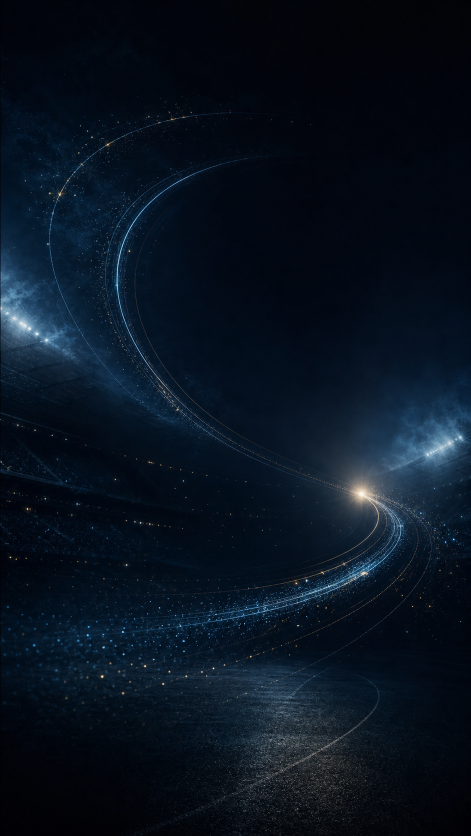
#> input picture ig/cap5-messi/assets/messi_orbital_background_v1.png, 941 x 1672 px (shown at 1/2 size)
$ python compose_messi_infografia.py
#> lines starting #> are read from the running program, lines starting #| are printed output that depends on the picture
"""Compone Cap. 5 — Messi: LA ÚLTIMA FUNCIÓN.

Base visual generada + protagonista real recortado + gráficos/valores precisos.
La salida V1 queda en work; no se promueve a final hasta aprobación editorial.
"""

from pathlib import Path
import math
import random

from PIL import Image, ImageChops, ImageDraw, ImageEnhance, ImageFilter, ImageFont, ImageOps


ROOT = Path(__file__).resolve().parents[1]
ASSETS = ROOT / "ig" / "cap5-messi" / "assets"
CHARTS = ROOT / "outputs" / "divulgacion" / "messi"
WORK = ROOT / "ig" / "cap5-messi" / "work"
WORK.mkdir(parents=True, exist_ok=True)

W, H = 1080, 1920
BG = "#050D19"
CYAN = "#75AADB"
ELECTRIC = "#82DDFF"
WHITE = "#F4F8FB"
MUTED = "#7890A6"
TURQUOISE = "#25DFC4"
CORAL = "#F04B5F"
GOLD = "#E8C56A"

FONT_DIR = ROOT / "ig" / "assets" / "fonts"
REG = FONT_DIR / "Barlow-Regular.ttf"
SEMI = FONT_DIR / "Barlow-SemiBold.ttf"
COND = FONT_DIR / "BarlowCondensed-Bold.ttf"


def font(path, size):
    return ImageFont.truetype(str(path), size)


def rgba(hex_color, alpha=255):
    value = hex_color.lstrip("#")
    return tuple(int(value[i : i + 2], 16) for i in (0, 2, 4)) + (alpha,)


def set_opacity(image, opacity):
    image = image.convert("RGBA")
    alpha = image.getchannel("A").point(lambda a: int(a * opacity))
    image.putalpha(alpha)
    return image


def contain(path, box, opacity=1.0):
    image = Image.open(path).convert("RGBA")
    max_w, max_h = box
    ratio = min(max_w / image.width, max_h / image.height)
    image = image.resize(
        (max(1, int(image.width * ratio)), max(1, int(image.height * ratio))),
        Image.Resampling.LANCZOS,
    )
    return set_opacity(image, opacity)


def paste_center(canvas, image, box):
    x0, y0, x1, y1 = box
    x = x0 + (x1 - x0 - image.width) // 2
    y = y0 + (y1 - y0 - image.height) // 2
    canvas.alpha_composite(image, (x, y))


def glow_text(canvas, xy, text, fnt, fill, anchor="la", glow=10, glow_alpha=110):
    layer = Image.new("RGBA", canvas.size, (0, 0, 0, 0))
    mask = Image.new("L", canvas.size, 0)
    md = ImageDraw.Draw(mask)
    md.text(xy, text, font=fnt, fill=glow_alpha, anchor=anchor)
    blur = mask.filter(ImageFilter.GaussianBlur(glow))
    aura = Image.new("RGBA", canvas.size, rgba(fill, 0))
    aura.putalpha(blur)
    canvas.alpha_composite(aura)
    draw = ImageDraw.Draw(layer)
    draw.text(xy, text, font=fnt, fill=rgba(fill), anchor=anchor)
    canvas.alpha_composite(layer)


def draw_orbital_kpis(canvas):
    """KPIs asimétricos: reloj, récord, núcleo xT y constelación 12/18."""
    layer = Image.new("RGBA", canvas.size, (0, 0, 0, 0))
    d = ImageDraw.Draw(layer)
    rng = random.Random(10)

    # 21 goles: arco de 21 cuerpos dorados, elevado y secundario al título.
    cx, cy, rx, ry = 882, 398, 104, 75
    d.arc((cx - rx, cy - ry, cx + rx, cy + ry), 198, 520, fill=rgba(GOLD, 105), width=2)
    for i in range(21):
        a = math.radians(198 + i * (322 / 20))
        x = cx + rx * math.cos(a)
        y = cy + ry * math.sin(a)
        r = 2 if i < 13 else 3
        d.ellipse((x - r, y - r, x + r, y + r), fill=rgba(GOLD, 120 + i * 5))
    d.text((cx, cy - 7), "21", font=font(COND, 72), anchor="mm", fill=rgba(GOLD))
    d.text((cx, cy + 43), "GOLES", font=font(SEMI, 15), anchor="mm", fill=rgba(WHITE, 220))

    # 39 años: un reloj incompleto pequeño, cerca del héroe pero sin competir.
    cx, cy, r = 920, 735, 58
    d.arc((cx - r, cy - r, cx + r, cy + r), 35, 300, fill=rgba(CYAN, 190), width=3)
    for i in range(12):
        a = math.radians(35 + i * 265 / 11)
        x = cx + r * math.cos(a)
        y = cy + r * math.sin(a)
        d.ellipse((x - 2, y - 2, x + 2, y + 2), fill=rgba(ELECTRIC, 155))
    d.text((cx, cy - 4), "39", font=font(COND, 47), anchor="mm", fill=rgba(CYAN))
    d.text((cx, cy + 29), "AÑOS", font=font(SEMI, 12), anchor="mm", fill=rgba(WHITE, 210))

    # 5.40 xT: el núcleo estadístico principal, con energía y partículas.
    cx, cy = 185, 895
    for radius, alpha, width in [(105, 65, 2), (82, 85, 2), (58, 115, 3)]:
        d.arc(
            (cx - radius, cy - radius, cx + radius, cy + radius),
            210,
            510,
            fill=rgba(TURQUOISE, alpha),
            width=width,
        )
    for _ in range(42):
        a = rng.random() * math.tau
        rr = rng.uniform(58, 118)
        x, y = cx + math.cos(a) * rr, cy + math.sin(a) * rr
        rad = rng.choice([1, 1, 2, 3])
        d.ellipse((x - rad, y - rad, x + rad, y + rad), fill=rgba(TURQUOISE, rng.randint(65, 190)))
    d.text((cx, cy - 8), "5.40", font=font(COND, 84), anchor="mm", fill=rgba(TURQUOISE))
    d.text((cx, cy + 49), "xT", font=font(SEMI, 18), anchor="mm", fill=rgba(WHITE, 235))

    # 12/18: dieciocho puntos exactos, doce encendidos.
    cx, cy, rx, ry = 240, 1535, 145, 88
    d.arc((cx - rx, cy - ry, cx + rx, cy + ry), 175, 505, fill=rgba(CYAN, 70), width=2)
    for i in range(18):
        a = math.radians(175 + i * (330 / 17))
        x = cx + rx * math.cos(a)
        y = cy + ry * math.sin(a)
        active = i < 12
        rad = 5 if active else 3
        color = GOLD if active and i % 4 == 0 else (CYAN if active else MUTED)
        alpha = 235 if active else 90
        d.ellipse((x - rad, y - rad, x + rad, y + rad), fill=rgba(color, alpha))
    d.text((cx, cy - 2), "12/18", font=font(COND, 65), anchor="mm", fill=rgba(WHITE))
    d.text((cx, cy + 48), "GOLES CON SU SELLO", font=font(SEMI, 14), anchor="mm", fill=rgba(CYAN, 230))

    canvas.alpha_composite(layer)


def add_shot_kpi(canvas):
    layer = Image.new("RGBA", canvas.size, (0, 0, 0, 0))
    d = ImageDraw.Draw(layer)
    d.text((958, 1047), "8", font=font(COND, 83), anchor="mm", fill=rgba(GOLD))
    d.text((958, 1098), "GOLES", font=font(SEMI, 14), anchor="mm", fill=rgba(WHITE, 220))
    # Dos pequeñas incisiones coral refuerzan la lectura de los penales sin copy.
    for x in (937, 978):
        d.line((x - 7, 1122 - 7, x + 7, 1122 + 7), fill=rgba(CORAL, 220), width=3)
        d.line((x - 7, 1122 + 7, x + 7, 1122 - 7), fill=rgba(CORAL, 220), width=3)
    canvas.alpha_composite(layer)


def add_subject(canvas):
    source = Image.open(ASSETS / "messi_cutout_v1.png").convert("RGBA")
    bbox = source.getchannel("A").getbbox()
    subject = source.crop(bbox)
    target_h = 1005
    subject = subject.resize(
        (int(subject.width * target_h / subject.height), target_h),
        Image.Resampling.LANCZOS,
    )
    subject = ImageEnhance.Color(subject).enhance(0.92)
    subject = ImageEnhance.Contrast(subject).enhance(1.08)
    subject = ImageEnhance.Brightness(subject).enhance(0.91)
    x, y = 190, 252

    # Sombra profunda para separarlo de los mapas.
    alpha = subject.getchannel("A")
    shadow_alpha = alpha.filter(ImageFilter.GaussianBlur(22)).point(lambda a: int(a * 0.72))
    shadow = Image.new("RGBA", subject.size, (0, 0, 0, 0))
    shadow.putalpha(shadow_alpha)
    canvas.alpha_composite(shadow, (x + 15, y + 18))

    # Rim celeste muy contenido que casa el recorte diurno con la escena nocturna.
    rim_alpha = alpha.filter(ImageFilter.MaxFilter(11)).filter(ImageFilter.GaussianBlur(8))
    rim_alpha = ImageChops.subtract(rim_alpha, alpha).point(lambda a: int(a * 0.62))
    rim = Image.new("RGBA", subject.size, rgba(ELECTRIC, 0))
    rim.putalpha(rim_alpha)
    canvas.alpha_composite(rim, (x, y))
    canvas.alpha_composite(subject, (x, y))


def add_title(canvas):
    layer = Image.new("RGBA", canvas.size, (0, 0, 0, 0))
    d = ImageDraw.Draw(layer)
    d.text((62, 54), "MESSI · 39 AÑOS", font=font(SEMI, 18), fill=rgba(CYAN, 230))
    d.text((60, 82), "LA ÚLTIMA", font=font(COND, 58), fill=rgba(WHITE))
    canvas.alpha_composite(layer)
    glow_text(canvas, (58, 126), "FUNCIÓN", font(COND, 112), CYAN, glow=13, glow_alpha=95)
    d = ImageDraw.Draw(canvas)
    d.line((62, 247, 475, 247), fill=rgba(ELECTRIC, 115), width=2)


def add_vignette(canvas):
    # Oscurece bordes y parte inferior sin borrar la textura generada.
    mask = Image.new("L", (W, H), 0)
    px = mask.load()
    cx, cy = W * 0.56, H * 0.48
    maxd = math.hypot(max(cx, W - cx), max(cy, H - cy))
    for yy in range(H):
        for xx in range(W):
            d = math.hypot(xx - cx, yy - cy) / maxd
            edge = max(0.0, min(1.0, (d - 0.50) / 0.50))
            bottom = max(0.0, (yy / H - 0.82) / 0.18)
            px[xx, yy] = int(110 * edge * edge + 45 * bottom)
    black = Image.new("RGBA", (W, H), (0, 0, 0, 0))
    black.putalpha(mask.filter(ImageFilter.GaussianBlur(35)))
    canvas.alpha_composite(black)


def compose():
    background = Image.open(ASSETS / "messi_orbital_background_v1.png").convert("RGB")
#> background is the input picture: PIL image 941x1672 RGB; mean R, G, B 8.5, 19.3, 32.1
    background = ImageOps.fit(background, (W, H), method=Image.Resampling.LANCZOS)
#> background: PIL image 1080x1920 RGB
    canvas = background.convert("RGBA")
    add_vignette(canvas)
#> in add_vignette, `mask = Image.new("L", (W, H), 0)`: mask: PIL image 1080x1920 L; every value is 0
#> in add_vignette, `black = Image.new("RGBA", (W, H), (0, 0, 0, 0))`: black: PIL image 1080x1920 RGBA; every value is 0

    # Los mapas son paisaje: aparecen antes del protagonista para que el cuerpo
    # los tape parcialmente, como ocurría con los gráficos sobre el equipo español.
    territory = contain(CHARTS / "clean_territorio_xt.png", (710, 470), opacity=0.70)
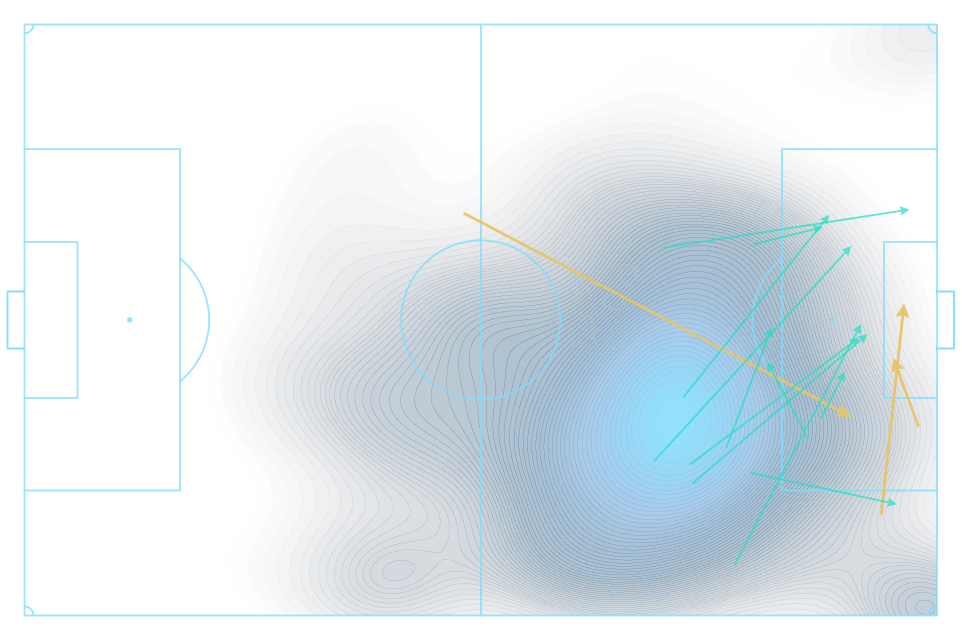
#> input picture outputs/divulgacion/messi/clean_territorio_xt.png, 1923 x 1280 px (shown at 1/2 size)
#> in contain, image is the input picture: PIL image 1923x1280 RGBA; mean R, G, B, A 124.8, 146.3, 162, 40.3
    territory = ImageOps.mirror(territory)
    paste_center(canvas, territory, (0, 300, 715, 775))

    shots = contain(CHARTS / "clean_mapa_tiros.png", (395, 570), opacity=0.74)
#> call 2 of contain, with box = (395, 570), opacity = 0.74
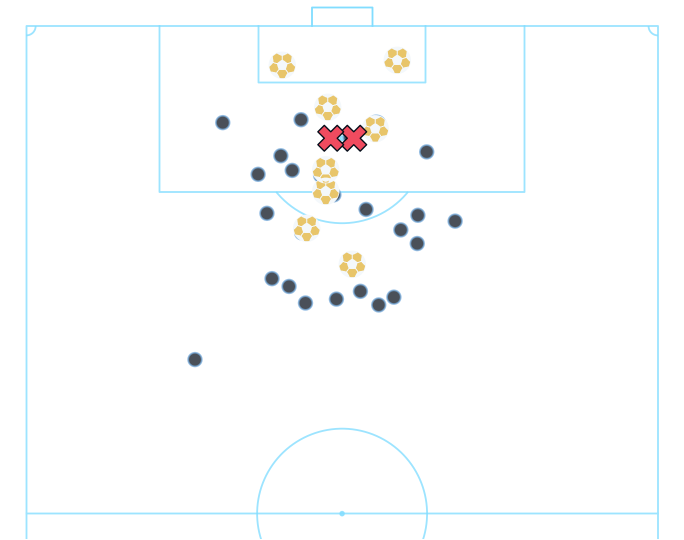
#> input picture outputs/divulgacion/messi/clean_mapa_tiros.png, 1368 x 1080 px (shown at 1/2 size)
#> in contain, image is the input picture: PIL image 1368x1080 RGBA; mean R, G, B, A 249.6, 251.3, 251.9, 9.6
#> call 2 of set_opacity, with opacity = 0.74
#> in set_opacity (call 2), `alpha = image.getchannel("A").point(lambda a: int(a * opacity))`:
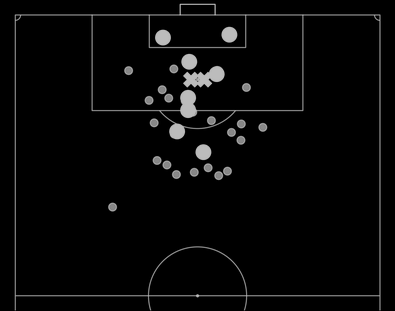
#> alpha: PIL image 395x311 L; min 0, max 188, mean 7.4
    paste_center(canvas, shots, (650, 1010, 1065, 1610))

    draw_orbital_kpis(canvas)
#> the loop in draw_orbital_kpis, `for i in range(18):` made 18 passes
#> color on passes 1 to 12: '#E8C56A', '#75AADB', '#75AADB', '#75AADB', '#E8C56A', '#75AADB', '#75AADB', '#75AADB', '#E8C56A', '#75AADB', '#75AADB', '#75AADB'
    add_subject(canvas)
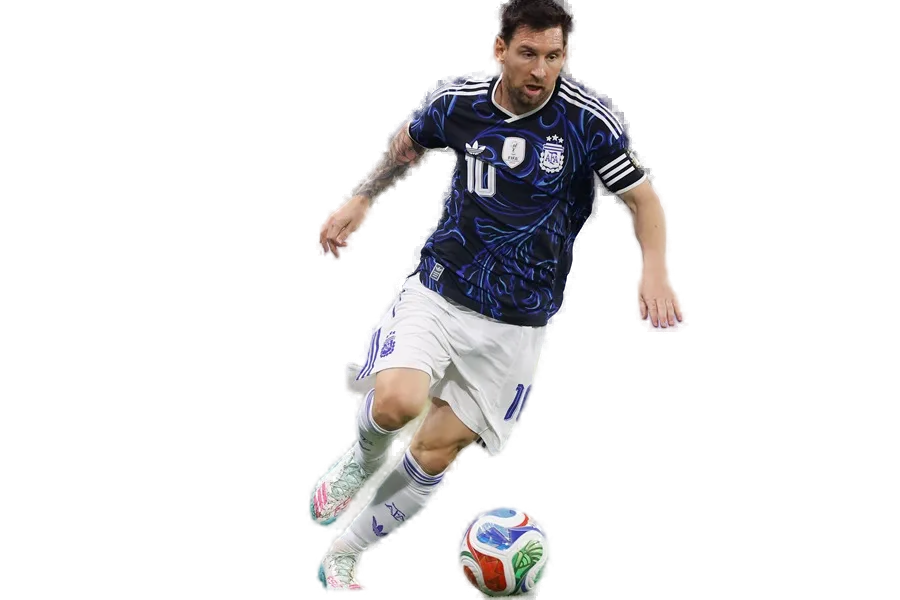
#> input picture ig/cap5-messi/assets/messi_cutout_v1.png, 900 x 600 px
#> in add_subject, source is the input picture: PIL image 900x600 RGBA; mean R, G, B, A 130.4, 122.4, 122.3, 43.8
#> in add_subject, `bbox = source.getchannel("A").getbbox()`: bbox = (305, 0, 689, 600)
#> in add_subject, `shadow = Image.new("RGBA", subject.size, (0, 0, 0, 0))`: shadow: PIL image 643x1005 RGBA; every value is 0
#> in add_subject, `rim_alpha = ImageChops.subtract(rim_alpha, alpha).point(lambda a: int(..`:
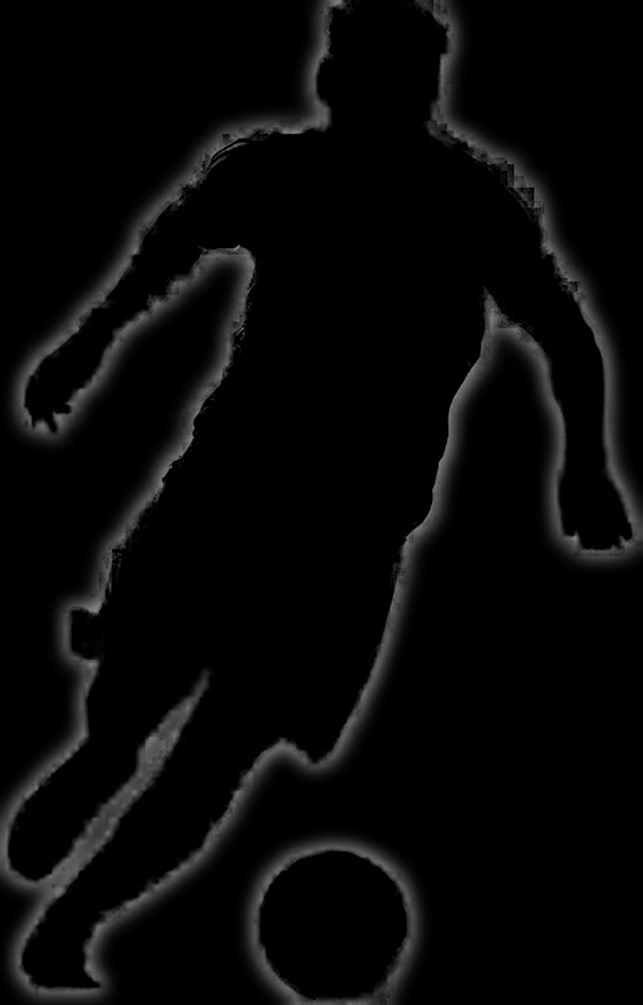
#> rim_alpha: PIL image 643x1005 L; min 0, max 137, mean 7.7
#> in add_subject, `rim.putalpha(rim_alpha)`:
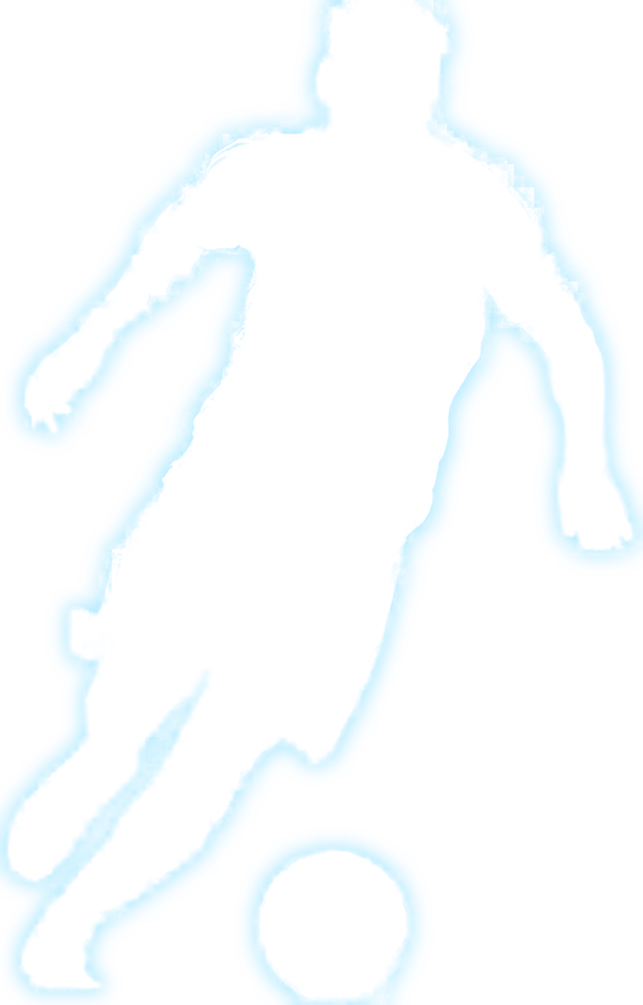
#> rim: PIL image 643x1005 RGBA; mean R, G, B, A 130, 221, 255, 7.7; transparent parts drawn white
    add_shot_kpi(canvas)
    add_title(canvas)
#> in glow_text, `blur = mask.filter(ImageFilter.GaussianBlur(glow))`:
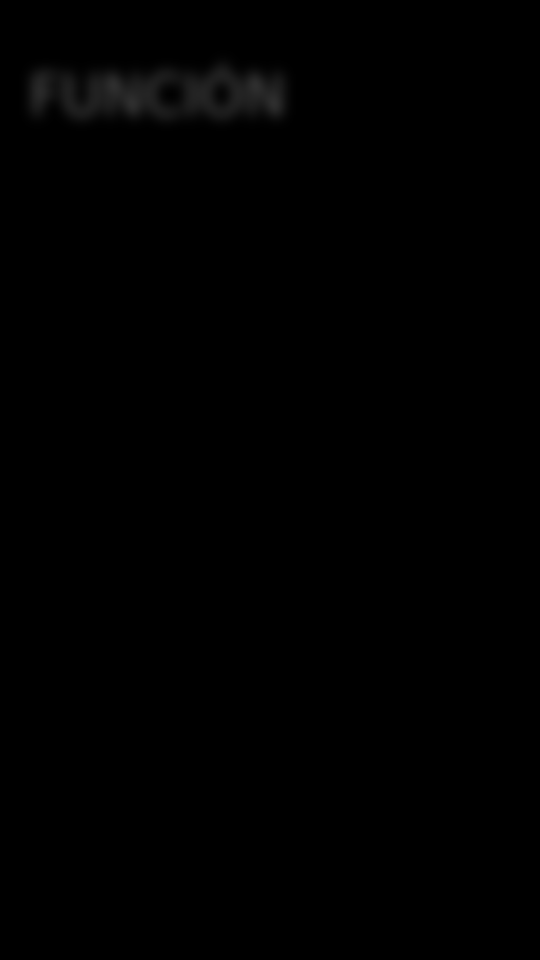
#> blur: PIL image 1080x1920 L (shown at 1/2 size); min 0, max 46, mean 0.6

    # Firma mínima; el copy narrativo seguirá viviendo en Instagram.
    d = ImageDraw.Draw(canvas)
    d.text((60, 1858), "MOVA MUNDIAL · CAPÍTULO 5", font=font(SEMI, 14), fill=rgba(MUTED, 155))
    d.line((60, 1838, 345, 1838), fill=rgba(ELECTRIC, 75), width=1)

    out = WORK / "infografia_messi_v4.png"
    canvas.convert("RGB").save(out, quality=96)
    print(f"→ {out.relative_to(ROOT)}")


if __name__ == "__main__":
    compose()
